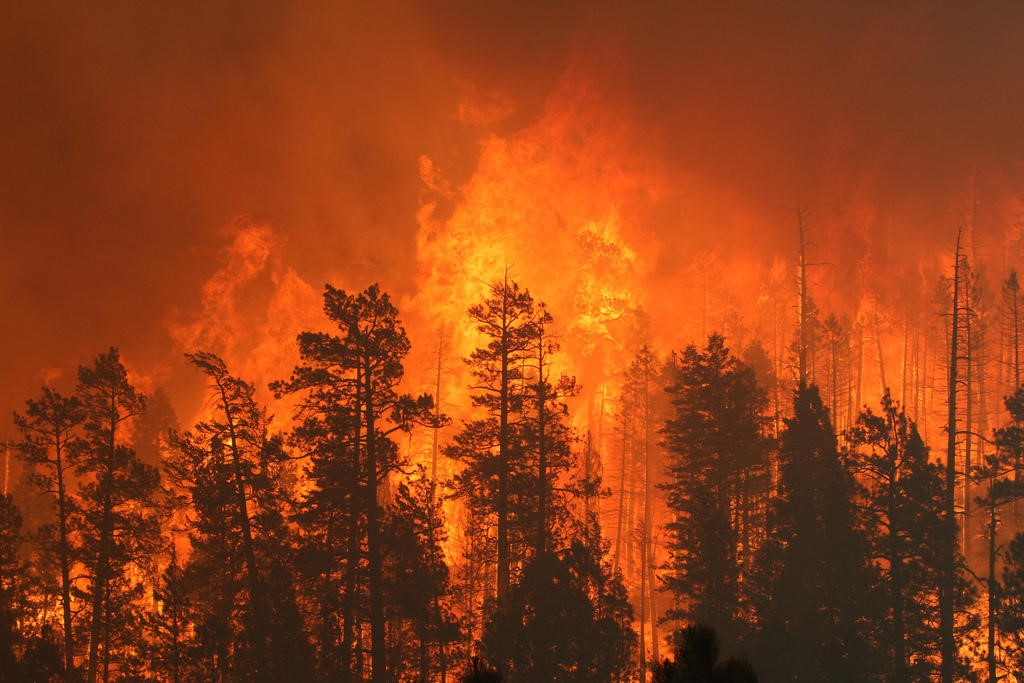
#> input picture forest-fire.jpg, 1024 x 683 px
$ python -i task2.py   (imports and definitions only)
#> lines starting #> are read from the running program, lines starting #| are printed output that depends on the picture
import cv2
import numpy as np

def spatial_averaging(image_path):
    # Read the image
#> called with image_path = 'forest-fire.jpg'
    img = cv2.imread(image_path)
#> img is the input picture: shape (683, 1024, 3); mean B, G, R 23.7, 62.9, 146

    # 3x3 average
    kernel_3x3 = np.ones((3,3), np.float32) / 9
    avg_3x3 = cv2.filter2D(img, -1, kernel_3x3)

    # 10x10 average
    kernel_10x10 = np.ones((10,10), np.float32) / 100
    avg_10x10 = cv2.filter2D(img, -1, kernel_10x10)
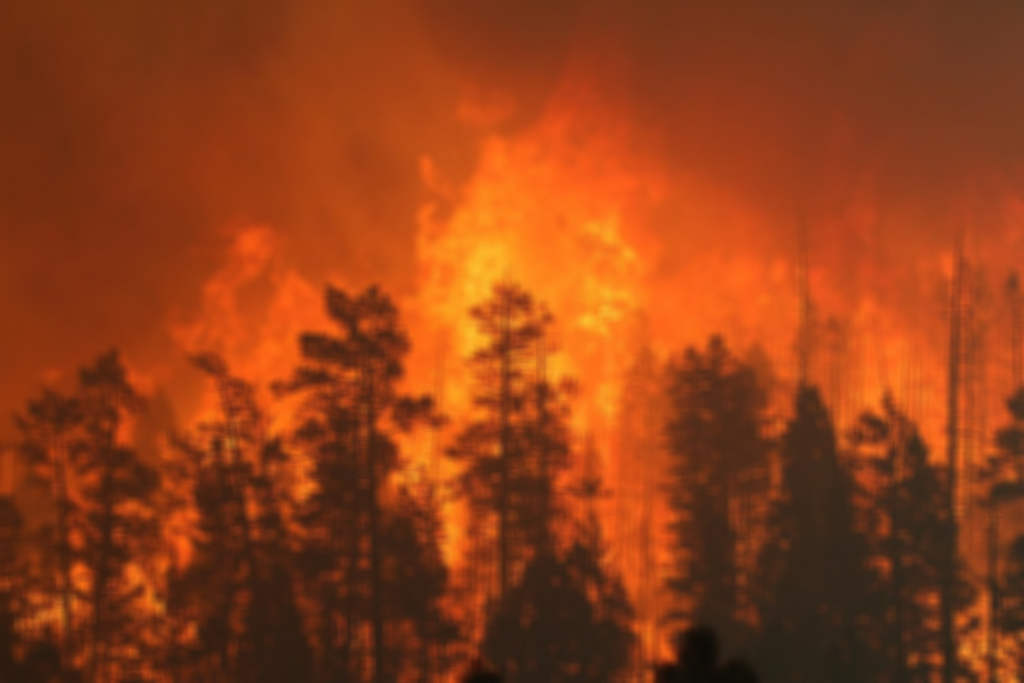
#> avg_10x10: shape (683, 1024, 3); mean B, G, R 23.7, 62.9, 146

    # 20x20 average
    kernel_20x20 = np.ones((20,20), np.float32) / 400
    avg_20x20 = cv2.filter2D(img, -1, kernel_20x20)
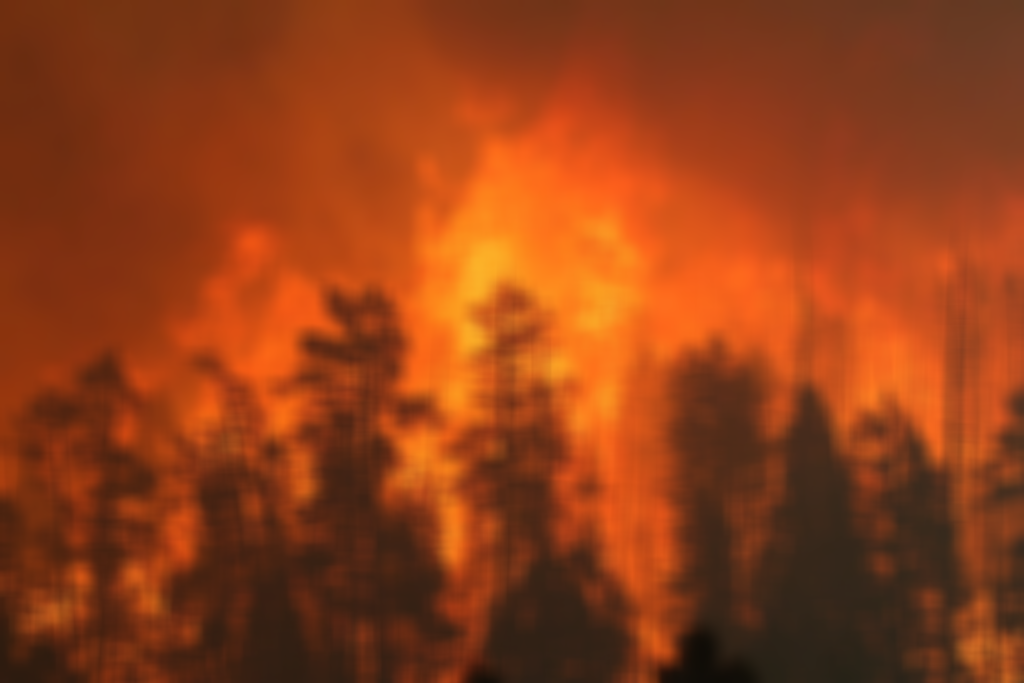
#> avg_20x20: shape (683, 1024, 3); mean B, G, R 23.7, 62.9, 146

    # Display results
    cv2.imshow('Original Image', img)
    cv2.imshow('3x3 Average', avg_3x3)
    cv2.imshow('10x10 Average', avg_10x10)
    cv2.imshow('20x20 Average', avg_20x20)
    cv2.waitKey(0)
    cv2.destroyAllWindows()


>>> result = spatial_averaging('forest-fire.jpg')
